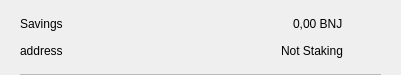
<?xml version="1.0" encoding="UTF-8"?>
<ui version="4.0">
 <class>CSRow</class>
 <widget class="QWidget" name="CSRow">
  <property name="geometry">
   <rect>
    <x>0</x>
    <y>0</y>
    <width>401</width>
    <height>75</height>
   </rect>
  </property>
  <property name="windowTitle">
   <string>Form</string>
  </property>
  <layout class="QVBoxLayout" name="verticalLayout">
   <property name="spacing">
    <number>0</number>
   </property>
   <property name="leftMargin">
    <number>20</number>
   </property>
   <property name="topMargin">
    <number>10</number>
   </property>
   <property name="rightMargin">
    <number>20</number>
   </property>
   <property name="bottomMargin">
    <number>0</number>
   </property>
   <item>
    <widget class="QWidget" name="info" native="true">
     <property name="minimumSize">
      <size>
       <width>0</width>
       <height>0</height>
      </size>
     </property>
     <layout class="QHBoxLayout" name="horizontalLayout_3">
      <property name="leftMargin">
       <number>0</number>
      </property>
      <property name="topMargin">
       <number>0</number>
      </property>
      <property name="rightMargin">
       <number>0</number>
      </property>
      <property name="bottomMargin">
       <number>10</number>
      </property>
      <item>
       <widget class="QWidget" name="container" native="true">
        <property name="minimumSize">
         <size>
          <width>0</width>
          <height>0</height>
         </size>
        </property>
        <layout class="QVBoxLayout" name="verticalLayout_2">
         <property name="spacing">
          <number>0</number>
         </property>
         <property name="leftMargin">
          <number>0</number>
         </property>
         <property name="topMargin">
          <number>0</number>
         </property>
         <property name="rightMargin">
          <number>0</number>
         </property>
         <property name="bottomMargin">
          <number>0</number>
         </property>
         <item>
          <layout class="QHBoxLayout" name="horizontalLayout">
           <item>
            <widget class="QLabel" name="labelName">
             <property name="toolTip">
              <string notr="true"/>
             </property>
             <property name="text">
              <string>Savings</string>
             </property>
            </widget>
           </item>
           <item>
            <spacer name="horizontalSpacer">
             <property name="orientation">
              <enum>Qt::Horizontal</enum>
             </property>
             <property name="sizeHint" stdset="0">
              <size>
               <width>40</width>
               <height>20</height>
              </size>
             </property>
            </spacer>
           </item>
           <item>
            <widget class="QLabel" name="labelAmount">
             <property name="text">
              <string>0,00 BNJ</string>
             </property>
            </widget>
           </item>
          </layout>
         </item>
         <item>
          <layout class="QHBoxLayout" name="horizontalLayout_2">
           <item>
            <widget class="QLabel" name="labelAddress">
             <property name="toolTip">
              <string notr="true"/>
             </property>
             <property name="text">
              <string>address</string>
             </property>
            </widget>
           </item>
           <item>
            <spacer name="horizontalSpacer_2">
             <property name="orientation">
              <enum>Qt::Horizontal</enum>
             </property>
             <property name="sizeHint" stdset="0">
              <size>
               <width>40</width>
               <height>20</height>
              </size>
             </property>
            </spacer>
           </item>
           <item>
            <widget class="QLabel" name="labelStaking">
             <property name="text">
              <string>Not Staking</string>
             </property>
            </widget>
           </item>
          </layout>
         </item>
        </layout>
       </widget>
      </item>
      <item alignment="Qt::AlignHCenter|Qt::AlignVCenter">
       <widget class="QPushButton" name="pushButtonMenu">
        <property name="minimumSize">
         <size>
          <width>24</width>
          <height>24</height>
         </size>
        </property>
        <property name="maximumSize">
         <size>
          <width>32</width>
          <height>32</height>
         </size>
        </property>
        <property name="focusPolicy">
         <enum>Qt::NoFocus</enum>
        </property>
        <property name="styleSheet">
         <string notr="true">border:none; background-color:transparent;</string>
        </property>
        <property name="text">
         <string/>
        </property>
        <property name="icon">
         <iconset>
          <normaloff>://ic-menu-hover</normaloff>://ic-menu-hover</iconset>
        </property>
        <property name="iconSize">
         <size>
          <width>24</width>
          <height>24</height>
         </size>
        </property>
       </widget>
      </item>
     </layout>
    </widget>
   </item>
   <item>
    <widget class="QLabel" name="lblDivisory">
     <property name="minimumSize">
      <size>
       <width>0</width>
       <height>1</height>
      </size>
     </property>
     <property name="maximumSize">
      <size>
       <width>16777215</width>
       <height>1</height>
      </size>
     </property>
     <property name="styleSheet">
      <string notr="true">background-color:#bababa;</string>
     </property>
     <property name="text">
      <string/>
     </property>
     <property name="alignment">
      <set>Qt::AlignBottom|Qt::AlignLeading|Qt::AlignLeft</set>
     </property>
    </widget>
   </item>
  </layout>
 </widget>
 <resources/>
 <connections/>
</ui>
